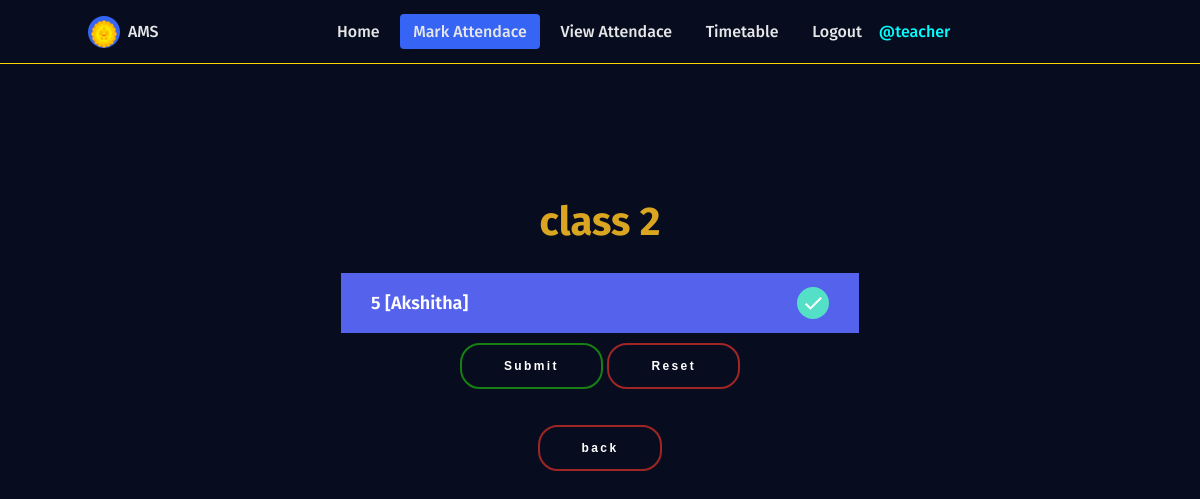
Screenshot of /two/ (signed in) with the database file from the repository.
### attendance_management_system/models.py (models this page shows, shortened)
class Classname(models.Model):
    classno = models.CharField(max_length=10, primary_key=True)

class Student(models.Model):
    roll = models.CharField(max_length=10, primary_key=True)
    name = models.CharField(max_length=40, null=False, default='')
    classname = models.ForeignKey('Classname', on_delete=models.CASCADE)
    phone = models.CharField(max_length=12, null=False, default='')
    parent_phone = models.CharField(max_length=12, null=False, default='')
    def __str__(self):
        return self.name

### attendance_management_system/views.py (the view)
# urls.py: path('two/', views.two, name="two"),
@login_required(login_url='/login')
def two(request):
    student =  Student.objects.filter(classname=2)
    classname = Classname.objects.filter(classno=2)
    context={'student': student, 'classname': classname}
    return render(request, 'class2.html', context)

### templates/class2.html (shortened to what this page needs)
<!DOCTYPE html>
<html lang="en">
<head>
    {% load static %}
    <link href="https://stackpath.bootstrapcdn.com/font-awesome/4.7.0/css/font-awesome.min.css" rel="stylesheet">
    <link rel="stylesheet" href="{% static 'markAttendance/css/styles.css' %}">
</head>
<body>
    <header class="header">
        <nav class="nav" id="nav-menu">
            <div class="nav__content bd-grid">
                <div class="nav__perfil">
                    <div class="nav__img">
                        <img src="static/markattendance/img/2.png" alt="">
                    </div>
                    <div>
                        <a href="#" class="nav__name">AMS</a>
                    </div>
                </div>
                <div class="nav__menu">
                    <ul class="nav__list">
                        <li class="nav__item"><a href="{% url 'home' %}" class="nav__link">Home</a></li>
                        <li class="nav__item"><a href="{% url 'teacherhome' %}" class="nav__link active">Mark Attendace</a></li>
                        <li class="nav__item"><a href="{% url 'viewattendance' %}" class="nav__link">View Attendace</a></li>
                        <li class="nav__item"><a href="{% url 'timetable' %}" class="nav__link">Timetable</a></li>
                        {% if request.user.is_authenticated %}
                        <li class="nav__item"><a href="{% url 'logout' %}" class="nav__link">Logout</a></li>
                        <span style="color:cyan;">@{{request.user.username}}</span>
                        {% else %}
                        <li class="nav__item"><a href="{% url 'login' %}" class="nav__link">Login</a></li>
                        {% endif %}
                    </ul>
                </div>
            </div>
        </nav>
    </header>
    <br><br><br><br><br><br>
        <form method="POST" action="/teacherhome" class="form">
                {% for cs in classname %}
                <h2 style="color:goldenrod; font-size: 40px;">class {{cs.classno}}</h2>
                {% endfor %}
                {% for stud in student  %}
        <div class="inputGroup">
            <label for="{{ stud }}">{{ stud.roll }}  [{{ stud }}]</label>
        </div>
        {% endfor %}
            <div class="btn">
                <button type="submit" class="submit">Submit</button>
                <button type="reset" class="reset">Reset</button><br><br>
                <button type="button" class="reset" onclick="window.location.href='{% url 'teacherhome' %}' ">back</button>
            </div>
        </form>
</body>
</html>

### static/markAttendance/css/styles.css (style rules this page uses)
:root { --header-height: 3rem; --first-color: #3664F4; --dark-color: #070D1F; --dark-color-alt: #282B3A; --white-color: #E6E7E9; --body-font: 'Poppins', sans-serif; --normal-font-size: .938rem; --small-font-size: .813rem; --z-fixed: 100; }
@media screen and (min-width: 768px) { :root { --normal-font-size: 1rem; --small-font-size: .875rem; } }
form { text-align: center; }
h2 { text-align: center; color: white; margin-top: 90px; animation: Slide_Up 0.8s ease; }
body { margin: var(--header-height) 0 0 0; font-family: var(--body-font); font-size: var(--normal-font-size); font-weight: 500; background-color: var(--dark-color); }
ul { margin: 0; padding: 0; list-style: none; }
a { text-decoration: none; }
img { max-width: 100%; height: 100%; }
.btn { margin-top: 10px; }
.submit { position: relative; background: transparent; border: 2px solid rgb(22, 128, 18); padding: 14px 42px; border-radius: 20px; cursor: pointer; overflow: hidden; outline: none; font-weight: bold; font-size: 12px; color: white; letter-spacing: .2em; transition: all .2s ease; animation: Slide_Up 0.8s ease; }
.reset { position: relative; background: transparent; border: 2px solid rgb(160, 37, 37); padding: 14px 42px; border-radius: 20px; cursor: pointer; overflow: hidden; outline: none; font-weight: bold; font-size: 12px; color: white; letter-spacing: .2em; box-shadow: 0 8px 32px rgba(#000, .2); transition: all .2s ease; animation: Slide_Up 0.8s ease; }
.bd-grid { max-width: 1024px; display: -ms-grid; display: grid; -ms-grid-columns: 100%; grid-template-columns: 100%; margin-left: 1.5rem; margin-right: 1.5rem; }
.header { width: 100%; height: var(--header-height); position: fixed; top: 0; left: 0; padding: 0 1.5rem; background-color: transparent; z-index: var(--z-fixed); display: -webkit-box; display: -ms-flexbox; display: flex; -webkit-box-pack: justify; -ms-flex-pack: justify; justify-content: space-between; -webkit-box-align: center; -ms-flex-align: center; align-items: center; border-bottom: 1px solid rgb(252, 214, 0); animation: Slide_Up 0.8s ease; }
.nav__content { height: 100%; -ms-grid-rows: max-content 1fr max-content; grid-template-rows: -webkit-max-content 1fr -webkit-max-content; grid-template-rows: max-content 1fr max-content; row-gap: 2rem; }
.nav__img { display: -webkit-box; display: -ms-flexbox; display: flex; -webkit-box-pack: center; -ms-flex-pack: center; justify-content: center; padding-top: .25rem; margin-bottom: .8rem; width: 56px; height: 56px; background-color: var(--first-color); border-radius: 50%; overflow: hidden; }
.nav__img img { width: 46px; }
.nav__name { display: block; color: var(--white-color); }
.nav__menu { -ms-flex-item-align: center; -ms-grid-row-align: center; align-self: center; }
.nav__item { margin: 2.5rem 0; }
.nav__link { color: var(--white-color); }
.active { color: var(--first-color); }
@media screen and (min-width: 768px) { body { margin: 0; } }
@media screen and (min-width: 768px) { .header { height: calc(var(--header-height) + 1rem); } }
@media screen and (min-width: 768px) { .nav { width: 100%; } }
@media screen and (min-width: 768px) { .nav__content { -ms-grid-columns: (max-content)[3]; grid-template-columns: repeat(3, -webkit-max-content); grid-template-columns: repeat(3, max-content); -ms-grid-rows: 1fr; grid-template-rows: 1fr; -webkit-column-gap: 1rem; column-gap: 1rem; -webkit-box-pack: justify; -ms-flex-pack: justify; justify-content: space-between; } }
@media screen and (min-width: 768px) { .nav__perfil { display: -webkit-box; display: -ms-flexbox; display: flex; -webkit-box-align: center; -ms-flex-align: center; align-items: center; } }
@media screen and (min-width: 768px) { .nav__img { width: 32px; height: 32px; margin-right: .5rem; margin-bottom: 0; -webkit-box-align: center; -ms-flex-align: center; align-items: center; } }
@media screen and (min-width: 768px) { .nav__img img { width: 26px; } }
@media screen and (min-width: 768px) { .nav__list { display: -webkit-box; display: -ms-flexbox; display: flex; } }
@media screen and (min-width: 768px) { .nav__item { margin: 0 .25rem; } }
@media screen and (min-width: 768px) { .nav__link { padding: .5rem .8rem; border-radius: .25rem; } }
@media screen and (min-width: 768px) { .active { background-color: var(--first-color); color: var(--white-color); } }

### rows the page displays
Classname: classno "2"
Student: roll "5", name "Akshitha"

### other values shown
{{ request.user.username }} "teacher"
